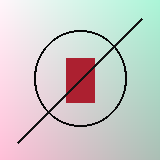
#> input picture tests/fixtures/package_b/golden/complex_gradient.png, 160 x 160 px
$ python -i normalization.py   (imports and definitions only)
#> lines starting #> are read from the running program, lines starting #| are printed output that depends on the picture; after the words box and inside, x2 and y2 are one past the last pixel; in counts of white or black regions, pixels touching at a corner belong together
### src/drawingmachine/domain/workflow/models.py
from __future__ import annotations

import json
import re
from collections.abc import Mapping
from dataclasses import dataclass
from typing import Any, Self, cast

from drawingmachine.errors import DrawingMachineError, ErrorCategory, ErrorPayload
from drawingmachine.json_types import JsonObject

_SHA256_PATTERN = re.compile(r"[0-9a-f]{64}")
_REVIEW_FIELDS = frozenset(
    {
        "schema",
        "job_name",
        "reviewed_at",
        "reviewer",
        "processed_image",
        "handoff",
        "status",
        "checks",
        "issues",
        "revised_prompt",
        "next_allowed_stage",
    }
)
REVIEW_CHECK_NAMES = (
    "recognizable_subject",
    "background_simplified",
    "black_on_white",
    "no_edge_clipping",
    "line_density_drawable",
    "no_soft_gradients",
    "limited_tiny_isolated_marks",
    "vectorization_complexity_ok",
)
STATUS_TO_NEXT_STAGE = {
    "PASS_TO_BUILD": "build_drawable_job",
    "REVISE_PROMPT": "repeat_image_edit",
    "REJECT_INPUT": "stop",
}


# [11 lines left out: function workflow_error, not called in this run]


def _json_document(value: Mapping[str, object], context: str) -> str:
    try:
        return json.dumps(value, ensure_ascii=False, allow_nan=False, separators=(",", ":"), sort_keys=True)
    except (TypeError, ValueError) as error:
        raise workflow_error(f"{context} must contain finite JSON values") from error


# [36 lines left out: functions _load_document, _object, _string, _string_list, _number, not called in this run]


@dataclass(frozen=True, slots=True)
class RouteContext:
    job_name: str = ""
    input_image: str = ""
    prompt: str = ""
    decided_at: str = ""
    decider: str = "agent:cnc-drawable-router"


@dataclass(frozen=True, slots=True)
class RouteDecision:
    route: str
    direct_score: float
    semantic_style_score: float
    visual_direct_score: float
    risk_flags: tuple[str, ...]
    blocking_risks: tuple[str, ...]
    route_override: str | None
    _document: str

    # [24 lines left out: function from_document, not called in this run]

    def to_json(self) -> JsonObject:
        return _load_document(self._document)


@dataclass(frozen=True, slots=True)
class DirectImageConfig:
    threshold: int | None = None
    invert: bool | None = None
    min_component_area_px: int = 8
    median_filter_size: int = 3
    created_at: str = ""
    input_path: str = ""
    output_path: str = ""


@dataclass(frozen=True, slots=True)
class NormalizationConfig:
    threshold: float = 220.0
    color_delta_threshold: int = 10
    remove_small_components_px: int = 8
    created_at: str = ""
    input_path: str = ""
    output_path: str = ""


@dataclass(frozen=True, slots=True)
class PreparedImage:
    png_bytes: bytes
    _report: str

    @property
    def report(self) -> JsonObject:
        return _load_document(self._report)

    def to_json(self) -> JsonObject:
        return self.report

    @classmethod
    def create(cls, png_bytes: bytes, report: Mapping[str, object]) -> Self:
        return cls(bytes(png_bytes), _json_document(report, "direct image report"))


@dataclass(frozen=True, slots=True)
class NormalizedImage:
    png_bytes: bytes
    _report: str

    @property
    def report(self) -> JsonObject:
        return _load_document(self._report)

    def to_json(self) -> JsonObject:
        return self.report

    @classmethod
    def create(cls, png_bytes: bytes, report: Mapping[str, object]) -> Self:
        return cls(bytes(png_bytes), _json_document(report, "normalization report"))


@dataclass(frozen=True, slots=True)
class ProcessedImageReview:
    job_name: str
    status: str
    next_allowed_stage: str
    processed_image: str
    checks: tuple[tuple[str, bool], ...]
    issues: tuple[str, ...]
    _document: str

    # [49 lines left out: function from_json, not called in this run]

    def to_json(self) -> JsonObject:
        return _load_document(self._document)

    # [17 lines left out: function validate_for, not called in this run]


@dataclass(frozen=True, slots=True)
class ComplexityLimits:
    soft_component_count: int = 160
    soft_skeleton_pixels: int = 26000
    soft_boundary_pixels: int = 45000
    soft_transitions_total: int = 68000
    hard_component_count: int = 260
    hard_skeleton_pixels: int = 34000
    hard_boundary_pixels: int = 60000
    hard_transitions_total: int = 100000
    threshold: int | None = None
    invert: bool | None = None
    min_component_area_px: int = 8
    created_at: str = ""
    input_path: str = ""

    # [15 lines left out: functions soft, hard, not called in this run]


@dataclass(frozen=True, slots=True)
class DedupeProfile:
    dedupe_short_path_length_mm: float = 2.0
    dedupe_distance_mm: float = 0.3
    dedupe_angle_deg: float = 25.0
    dedupe_overlap_ratio: float = 0.65


@dataclass(frozen=True, slots=True)
class ComplexityResult:
    status: str
    dedupe_profile: DedupeProfile | None
    _document: str

    # [24 lines left out: function from_document, not called in this run]

    def to_json(self) -> JsonObject:
        return _load_document(self._document)


__all__ = [
    "REVIEW_CHECK_NAMES",
    "STATUS_TO_NEXT_STAGE",
    "ComplexityLimits",
    "ComplexityResult",
    "DedupeProfile",
    "DirectImageConfig",
    "NormalizationConfig",
    "NormalizedImage",
    "PreparedImage",
    "ProcessedImageReview",
    "RouteContext",
    "RouteDecision",
    "workflow_error",
]

### src/drawingmachine/domain/workflow/normalization.py
from __future__ import annotations

from collections import deque
from collections.abc import Iterable
from io import BytesIO
from typing import cast

from PIL import Image, ImageFilter, ImageOps

from drawingmachine.domain.workflow.models import (
    DirectImageConfig,
    NormalizationConfig,
    NormalizedImage,
    PreparedImage,
)

Pixel = tuple[int, int]


# [312 lines left out: functions flattened_image_data, prepare_direct_image, normalize_image, render_png, binarize, otsu_threshold and 8 more, not called in this run]


__all__ = ["normalize_image", "prepare_direct_image"]

>>> from PIL import Image
>>> picture = Image.open('../../../../tests/fixtures/package_b/golden/complex_gradient.png')
#> picture is the input picture: PIL image 160x160 RGB; mean R, G, B 203.9, 201.8, 200.3
>>> result = prepare_direct_image(picture)
#> in prepare_direct_image, `gray = ImageOps.grayscale(image.convert("RGB"))`:
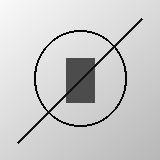
#> gray: PIL image 160x160 L; min 8, max 249, mean 202.3
#> in binarize, `data = [cast(int, value) for value in flattened_image_data(gray)]`: data = 25600 items
#> in otsu_threshold, `total = sum(histogram)`: total = 25600
#> in otsu_threshold, `sum_total = sum(index * histogram[index] for index in range(256))`: sum_total = 5179422
#> the loop in otsu_threshold, `for value in range(256):` made 250 passes
#> after the loop in otsu_threshold, `for value in range(256):`: best_threshold = 76; best_variance = 1.4e+12; sum_background = 5178177; weight_background = 25600
#> in binarize, `threshold_value = otsu_threshold(gray.histogram()) if threshold is Non..`: threshold_value = 76
#> in binarize, `min_value = min(data) if data else 0`: min_value = 8
#> in binarize, `max_value = max(data) if data else 0`: max_value = 249
#> in binarize, `foreground = {(index % width, index // width) for index, value in enum..`: foreground = 912 items
#> in binarize, `dark_ratio = len(foreground) / max(1, width * height)`: dark_ratio = 0.0356
#> in binarize, `should_invert = dark_ratio > 0.65 if invert is None else invert`: should_invert = False
#> in prepare_direct_image, `foreground, width, height, threshold, inverted = binarize(gray, config..`: height = 160; threshold = 76; inverted = False
#> in prepare_direct_image, `components_before = connected_components(foreground, width, height)`: components_before = 1 item
#> the loop in remove_small_components, `for pixels, _ in connected_components(foreground, width, height):` made 1 pass
#> after the loop in remove_small_components, `for pixels, _ in connected_components(foreground, width, height):`: kept = 912 items
#> in prepare_direct_image, `components_after = connected_components(foreground, width, height)`: components_after = 1 item
#> in prepare_direct_image, `output = Image.new("L", (width, height), 255)`: output: PIL image 160x160 L; every value is 255
#> in prepare_direct_image, `output.putdata([0 if (x, y) in foreground else 255 for y in range(heig..`:
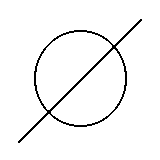
#> output: PIL image 160x160 L; 96.4% white; black in thin lines or dots, all inside (x1, y1, x2, y2) = (18, 19, 142, 143)
#> in prepare_direct_image, `removed_pixels = sum(len(component) for component, _ in components_bef..`: removed_pixels = 0
